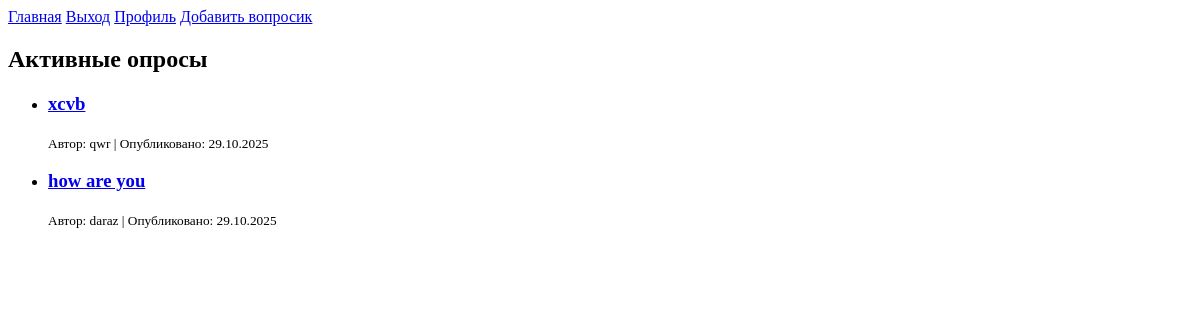
The page / (signed in) on the database as committed earlier.
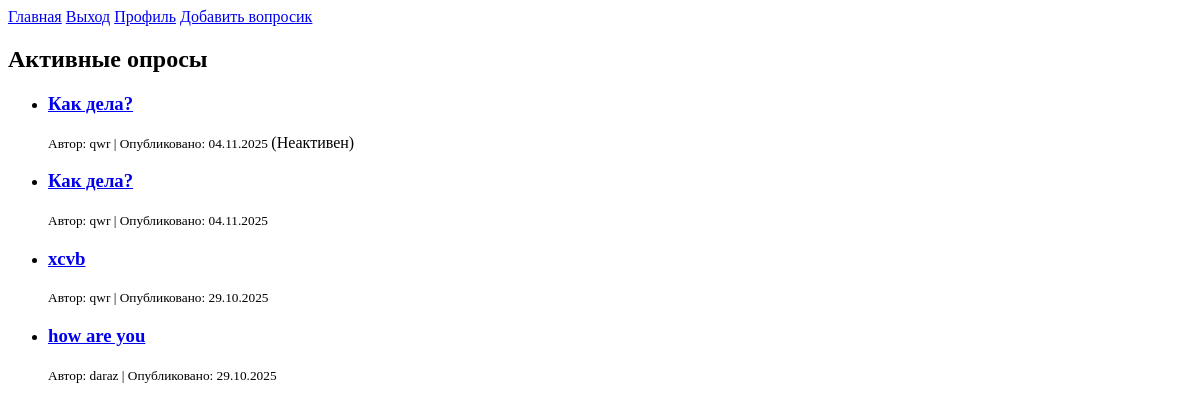
The same page on the database as committed later.
### polls/models.py (models this page shows, shortened)
class Question(models.Model):
    question_text = models.CharField(max_length=200)
    description_short = models.TextField(
        "краткое описание",
        max_length=300,
        blank=True,
        null=True,
        help_text="кратенько кратко"
    )
    pub_date = models.DateTimeField('date published', auto_now_add=True)
    image = models.ImageField(upload_to='question_images/', blank=True, null=True)
    question_user = models.ForeignKey(User, on_delete=models.CASCADE)
    lifespan_days = models.PositiveIntegerField(default=7)
    def is_active(self):
        now = timezone.now()
        return now <= self.pub_date + datetime.timedelta(days=self.lifespan_days)

### polls/views.py (the view)
# urls.py: path('', views.IndexView.as_view(), name='index'),
class IndexView(generic.ListView):
    template_name = 'polls/index.html'
    context_object_name = 'questions'
    def get_queryset(self):
        now = timezone.now()
        if self.request.user.is_authenticated and self.request.user.is_staff:
            return Question.objects.all().order_by('-pub_date')
        published = Question.objects.filter(pub_date__lte=now)
        active = [q for q in published if q.is_active()]
        return sorted(active, key=lambda q: q.pub_date, reverse=True)

### polls/templates/polls/index.html
{% extends 'polls/base.html' %}
{% block content %}
    <h2>Активные опросы</h2>
    {% if questions %}
        <ul>
            {% for question in questions %}
                <li>
                    <h3><a href="{% url 'polls:detail' question.id %}">{{ question.question_text }}</a></h3>
                    <small>
                        Автор: {{ question.question_user.username }} |
                        Опубликовано: {{ question.pub_date|date:"d.m.Y" }}
                    </small>
                    {% if not question.is_active and request.user.is_authenticated and request.user.is_staff %}
                        <span>(Неактивен)</span>
                    {% endif %}
                </li>
            {% endfor %}
        </ul>
    {% else %}
        <p>Нет доступных опросов.</p>
    {% endif %}
{% endblock content %}

Rows that differ between the two databases and show on the page:
added Question: question_text "Как дела?", question_user.username "qwr", pub_date "04.11.2025", lifespan_days "(Неактивен)"
added Question: question_text "Как дела?", question_user.username "qwr", pub_date "04.11.2025"
